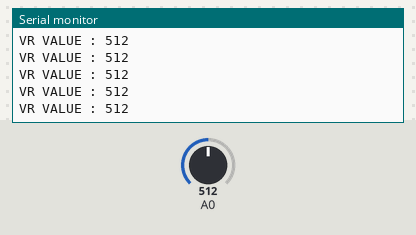
Bench run of a sketch on a simulated Arduino Uno, built with avr-gcc and run on an emulated ATmega328P. On the bench: the last lines printed to the serial monitor. The test bench sets the inputs (shaded band); at power-on: A0 = 512.

Above: at 1.2 s.
1.3 s: A0 set to 716
At 1.33 s:
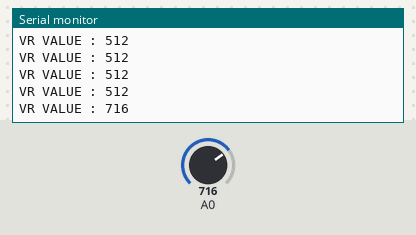
2.8 s: A0 set to 900
At 2.84 s:
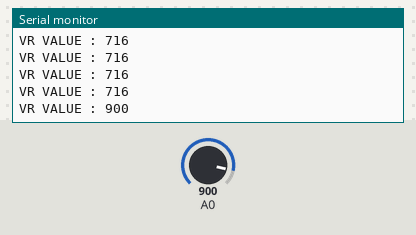
Timing chart, 0 to 5.8 s (numbered marks = the images above; inputs shaded):
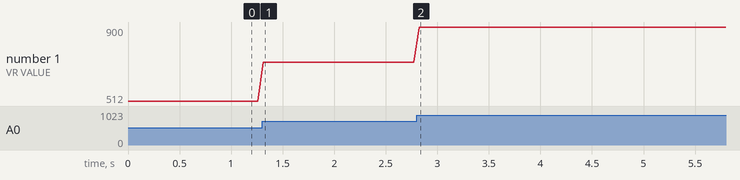

The sketch:

VR_1.ino
```cpp
const uint8_t VR_PIN{A0};
void setup() {
  // put your setup code here, to run once:
  //BT->9600UL
  //시리얼 통신 ㄱ
  Serial.begin(115200UL); //unsigned long ->유선 115200
  pinMode(A0, INPUT); //생략 가능
}

void loop() {
  // put your main code here, to run repeatedly:
  //0~1023
  int vr_value = analogRead(A0);
  Serial.print("VR VALUE : ");
  Serial.println(vr_value);
  delay(50UL);
}
```

Measured:
- after the input at 1.3 s, the serial monitor: prints a new line at once (image 1)
- after the input at 2.8 s, the serial monitor: prints a new line at once (image 2)
- plotted number 1: 512 → 716 after the input at 1.3 s, 716 → 900 after the input at 2.8 s
